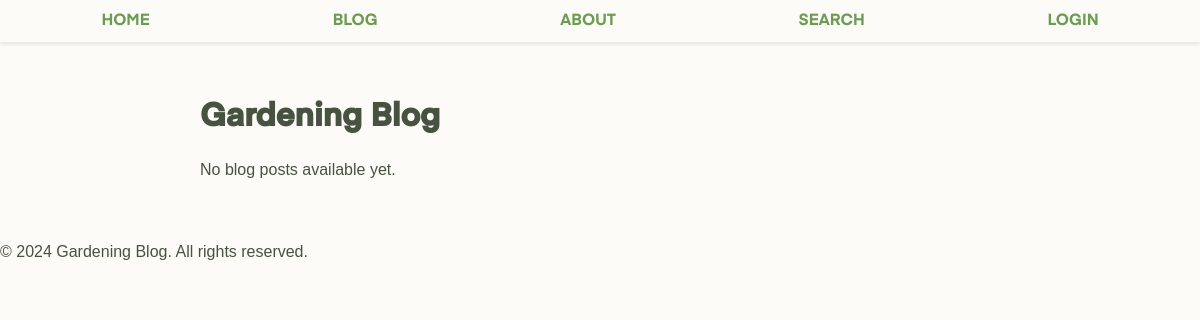
/blog, run on an earlier commit of the app's database.
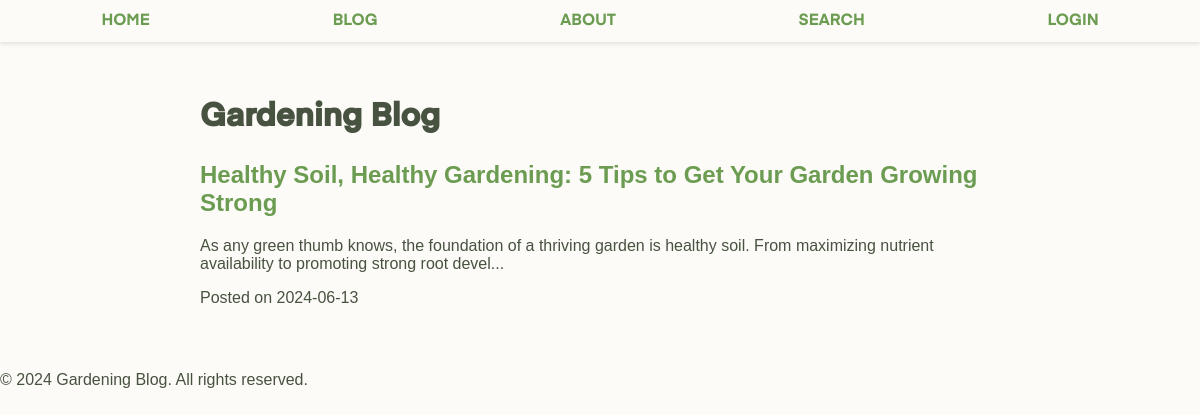
And on a later commit of the database.
### models.py (models this page shows, shortened)
class Post(db.Model):
    id = db.Column(db.Integer, primary_key=True)
    title = db.Column(db.String(100), nullable=False)
    content = db.Column(db.Text, nullable=False)
    author = db.Column(db.String(50), nullable=False)
    date_posted = db.Column(db.DateTime, nullable=False, default=datetime.utcnow)
    category_id = db.Column(db.Integer, db.ForeignKey('category.id'), nullable=False)
    featured_image = db.Column(db.String(200))
    status = db.Column(db.String(20), nullable=False, default='draft')
    comments = db.relationship('Comment', backref='post', lazy='dynamic')
    slug = db.Column(db.String(100), unique=True, nullable=False)
    tags = db.Column(db.String, nullable=False)  # Using string for tags

### app.py (the view)
@app.route('/blog')
def blog():
    app.logger.debug('Blog page accessed')
    posts = Post.query.all()  # Query for all posts
    return render_template('blog.html', posts=posts)

### templates/blog.html (shortened to what this page needs)
{% extends "base.html" %}
{% block content %}
<h1>Gardening Blog</h1>
{% if posts %}
<div class="blog-posts">
    {% for post in posts %}
    <article class="blog-post">
        <h2><a href="{{ url_for('post', post_slug=post.slug) }}">{{ post.title }}</a></h2>
        <p>{{ post.content[:150] | safe }}...</p>
        <p>Posted on {{ post.date_posted.strftime('%Y-%m-%d') }}</p>
    </article>
    {% endfor %}
</div>
{% else %}
<p>No blog posts available yet.</p>
{% endif %}
{% endblock %}

What changed in the data, as far as the page shows it:
added Post: title "Healthy Soil, Healthy Gardening: 5 Tips to Get Your Garden Growing Strong", content "As any green thumb knows, the foundation of a thriving garden is healthy soil. From maximizing nutrient availability to promoting strong root devel", date_posted "2024-06-13"
Also different on the page:
text no longer shown: "No blog posts available yet."
